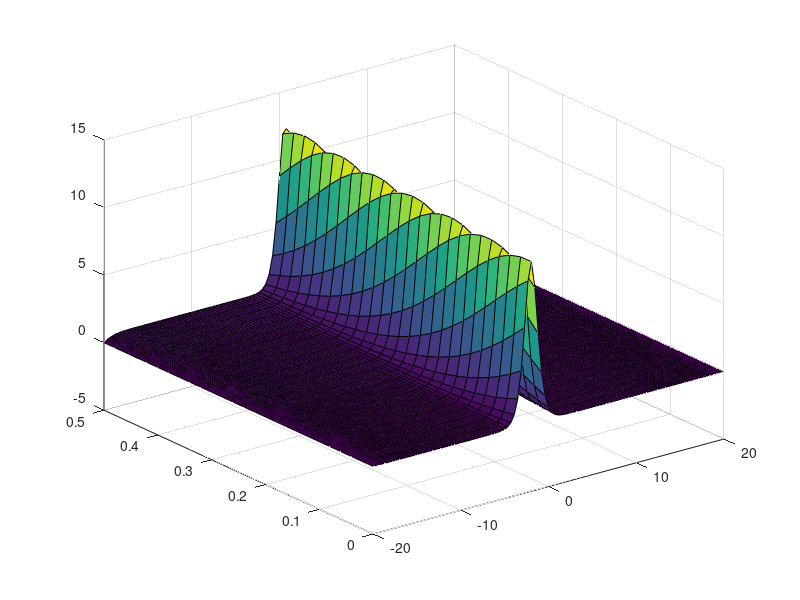

Here is the MATLAB script that generated this plot:
function [q,y,args] = optimizationKdV()
    
    ClearClose();

    args = CreateParameters();
    args.matrices = BuildMatrices(args);
    
%% Uncomment if you want to test one forward/backward simulation of a soliton    
   args.kappa = 1.0;
   args.x0 = -2.0;
   args.xend = 5.0;
   args.y0 = 12*args.kappa^2*sech(args.kappa*(args.chebyGL - args.x0)).^2;%valeurs aux chebypoints
   q = 1.0*ones(args.nmax+2, args.N+1);
   y = solveState(q,args);
   plottedsteps=1:2:size(y.spatial,1);
   [tg,xg] = meshgrid(args.tdata(plottedsteps),args.chebyGL(1:end));
   set(gcf,'Position',[200,200,1500,1000])
   surf(xg,tg,y.spatial(plottedsteps,:)');
%    p = solveAdjoint(q,y,args);
%    surf(xg,tg,p.spatial(plottedsteps,:)');


%% Uncomment if you want to test one forward simulation of a flow
%   encountering an isolated disturbance    
%    args.y0 = zeros(1,args.N+1);
%    q = 0.0*ones(args.nmax+2, args.N+1);
%    bumpvalue = 1.0;
%    bumpleft = args.N/2;
%    bumpright = args.N/2 + 5;
%    q(:,bumpleft) = bumpvalue;
%    q(:,bumpright) = -bumpvalue;
%    y = solveState(q,args);
%    plottedsteps=1:2:size(y.spatial,1);
%    [tg,xg] = meshgrid(args.tdata(plottedsteps),args.chebyGL(1:end));
%    set(gcf,'Position',[200,200,1500,1000])
%    surf(xg,tg,y.spatial(plottedsteps,:)');



%% Uncomment if you want to check gradient/hessian
%     q = 1.0*ones(args.nmax+2, args.N+1); 
%     CheckGradient(q, 100*q, @solveState, @solveAdjoint, ...
%         @computeJ, @computeJp, args);
%     CheckHessian(q, 100.0*q, @solveState, @solveAdjoint, ...
%         @solveTangent, @solveDFH, @computeJ, @computeJpp, args);

%% Uncomment if goal is: make a soliton vanish at fixed time
%     args.kappa = 1.0;
%     args.x0 = -2.0;
%     args.xend = 5.0;
%     % initial soliton
%     args.y0 = 12*args.kappa^2*sech(args.kappa*(args.chebyGL - args.x0)).^2;
%     args.dy0 = zeros(size(args.chebyGL));
%     % final observation shall be zero
%     args.yobs = zeros(1,args.N+1);
%     args.yspecobs = args.matrices.trialT\(args.yobs)';
    
%% Uncomment if goal is: make a wave generated by point sources vanish
%     q = 0.0*ones(args.nmax+2, args.N+1);
%     bumpvalue = 1.0;
%     bumpleft = args.N/2;
%     bumpright = args.N/2 + 5;
%     q(:,bumpleft) = bumpvalue;
%     q(:,bumpright) = -bumpvalue;
%     y = solveState(q,args);
%     args.y0 = y.spatial(end,:);
%     args.dy0 = zeros(size(args.chebyGL));
%     args.yobs = zeros(1,args.N+1);
%     args.yspecobs = args.matrices.trialT\(args.yobs)';

%% Uncomment if goal is: create a specific wave at final time
%     q = 0.0*ones(args.nmax+2, args.N+1);
%     bumpvalue = 10.0;
%     bumpleft = args.N/2;
%     bumpright = args.N/2 + 5;
%     q(:,bumpleft) = bumpvalue;
%     q(:,bumpright) = -bumpvalue;
%     args.y0 = zeros(1,args.N+1);
%     y = solveState(q,args);
%     args.dy0 = zeros(size(args.chebyGL));
%     args.yobs = y.spatial(end,:);
%     args.yspecobs = args.matrices.trialT\(args.yobs)';


    
%%  Start of the continuation strategy
%     fprintf('Continuation strategy...\n');
%     
%     q = zeros(args.nmax+2,args.N+1);%initialization of the control
%     
%     for i=1:size(args.gammaArray,2)
%         gamma = args.gammaArray(i);% regularization term in 1/gamma
%         fprintf('gamma = %d \n', gamma);
%         update = 1;
%         iter=0;
% 
%         y = solveState(q,args);% one forward simulation for y
%         p = solveAdjoint(q,y,args);% one backward simulation for p
%         
%         L2NormInTimeP = sqrt(args.dt*sum((p.spatial).*(p.spatial)));
%         for k=1:(args.N+1)    % check norm 0           
%             if (L2NormInTimeP(k) <= args.epsilon)
%                 L2NormInTimeP(k) = args.alpha - args.epsilon;
%             end
%         end   
%         ActiveSet = repmat(L2NormInTimeP > args.alpha,args.nmax+2,1);
%         F = q - gamma/2*repmat(max(0,1-args.alpha./L2NormInTimeP),...
%             args.nmax+2,1).*(p.spatial);
%         normF = sqrt(sum(args.dt*sum(F.^2)))
%         if (normF<args.tolNewton)
%                 update = 0;
%         end
% 
%         while(update) %% Newton loop
%             profile on;
% 
%             iter = iter+1;
%             fprintf('Semi-smooth Newton method, gamma = %d, iteration %d\n',...
%                 gamma, iter);
%             beta = 1;
%             GradF = @(dq) ComputeOptCondGradient(q,dq,y,p,...
%                         L2NormInTimeP,ActiveSet,gamma,...
%                         @solveTangent,@solveDFH,args);
% 
%             [dq,success,residual,itermeth] = gmres(GradF,-F(:),[],10^-7);
%             q = q + beta*reshape(dq,args.nmax+2,args.N+1);
% 
%             y = solveState(q,args);% one forward simulation for y
%             p = solveAdjoint(q,y,args);% one backward simulation for p
%             
%             L2NormInTimeP = sqrt(args.dt*sum((p.spatial).*(p.spatial)));
%             for k=1:(args.N+1)    % check norm 0           
%                 if (L2NormInTimeP(k) <= args.epsilon)
%                     L2NormInTimeP(k) = args.alpha - args.epsilon;
%                 end
%             end
%             ActiveSet = repmat(L2NormInTimeP > args.alpha,args.nmax+2,1);
%             F = q - gamma/2*repmat(max(0,1-args.alpha./L2NormInTimeP),...
%                 args.nmax+2,1).*(p.spatial);
%             normFprev = normF;
%             normF = sqrt(sum(args.dt*sum(F.^2)))
%             if((normF < args.tolNewton) || (iter > args.iterNewton) || ...
%                     abs(normF - normFprev) < 1e-4)
%                 update = 0;
%             end
%         end % end Newton loop
%         myvisu(y.spatial,p.spatial,q,gamma,args);
%     end % end gamma loop
end

function ClearClose()   
    % Close all figures including those with hidden handles
    close all hidden;

    % Store all the currently set breakpoints in a variable
    temporaryBreakpointData=dbstatus('-completenames');

    % Clear functions and their persistent variables (also clears breakpoints 
    % set in functions)
    clear functions;

    % Restore the previously set breakpoints
    dbstop(temporaryBreakpointData);

    % Clear global variables
    clear global;

    % Clear variables (including the temporary one used to store breakpoints)
    clear variables;
end

function args = CreateParameters()

    % Mesh
    args.D = 20; %domain is -50..50
    args.N = 160; %number of poinys
    args.k = args.N:-1:0;

    %Creation of Chebyshev Gauss-Lobatto points - our nodal basis
    args.chebyGL = cos(args.k*pi/args.N)*args.D;
    args.npoints = size(args.chebyGL,2);
    args.spacestep = [(args.chebyGL(2:end) - args.chebyGL(1:end-1))] ;

    %time argseters
    args.dt = 0.01;% time step for simulation
    args.tmax = 0.5;% maximum time for simulation
    args.nmax = round(args.tmax/args.dt);% induced number of time steps
    args.tdata = args.dt*(0:1:(args.nmax+1));

    % Optimization argseters
    args.alpha = 0.1;
    args.iterNewton = 20;
    args.tolNewton = 1e-5;
    args.epsilon = 1e-8;

    % Continuation strategy
    args.gammaArray = 2.^[1:20];
    %[10 100 500 1000 3000 7000 10000 30000 70000 100000 250000 500000 750000 1000000];

    % Misc
    args.coeffNL = 1.0;

    % Optimization stuff (for fsolve)
    args.optimOpt.TolFun = 1e-10;
    args.optimOpt.Jacobian = 'on';
    args.optimOpt.DerivativeCheck = 'off';
    args.optimOpt.Display = 'off';
    %optimOpt.Algorithm = 'levenberg-marquardt';
    args.optimOpt.JacobMult = [];
    
    % default init
    args.y0 = zeros(1,args.N+1);
    args.dy0 = zeros(1,args.N+1);
    args.yobs = zeros(args.nmax+2,args.N+1);
    args.yspecobs = zeros(1,args.N-2)';
    args.q = 0.0*ones(args.nmax+1, args.N+1);

end

function matrices = BuildMatrices(args)

    % Creation of Legendre polynomia
    LP = zeros(args.N+1, args.npoints);
    for i=0:args.N
    aux = legendre(i,args.chebyGL/args.D);
    LP(i+1,:) = aux(1,:);
    end

    % Creation of basis funtions for the dual petrov galerkin method - our spectral basis
    LP0 = LP(1:end-3,:);
    LP1 = LP(2:end-2,:);
    LP2 = LP(3:end-1,:);
    LP3 = LP(4:end,:);
    j = 0:(args.N-3);
    jm1 = 1:(args.N-2);
    jm2 = 2:(args.N-1);
    jm3 = 3:args.N;
    j1 = -1:(args.N-4);
    j2 = -2:(args.N-5);
    j3 = -3:(args.N-6);

    coeff = (2*j+3)./(2*j+5);
    diagcoeff = spdiags(coeff',0,args.N-2,args.N-2);
    LP1 = diagcoeff*LP1;
    LP3 = diagcoeff*LP3;
    trial = LP0 - LP1 - LP2 + LP3;
    test = LP0 + LP1 - LP2 - LP3;

    % Creation of the matrices

    % mass matrix
    mdiag0 = 2./(2*j+1) - 2*(2*j+3)./((2*j+5).^2) + 2./(2*j+5) - ...
        2*(2*j+3).^2./((2*j+7).*(2*j+5).*(2*j+5));
    mdiag1 = 6./(2*j1+7);
    mdiag2 = -2./(2*j2+5)+2*(2*j2+3)./((2*j2+5).*(2*j2+9));
    mdiag3 = -2*(2*j3+3)./((2*j3+5).*(2*j3+7));
    mdiagm1 = -6./(2*jm1+5);
    mdiagm2 = -2./(2*jm2+1) + 2*(2*jm2-1)./((2*jm2+1).*(2*jm2+5));
    mdiagm3 = 2*(2*jm3-3)./((2*jm3-1).*(2*jm3+1));
    M =args.D*spdiags([mdiagm3' mdiagm2' mdiagm1' mdiag0' mdiag1' mdiag2' mdiag3'],...
        -3:3, args.N-2, args.N-2);

    % matrix for linear transport term 
    pdiag0 = 4*(2*j+3)./(2*j+5);
    pdiag1 = -8./(2*j1+7);
    pdiag2 = -2*(2*j2+3)./(2*j2+5);
    pdiagm1 = 8./(2*jm1+5);
    pdiagm2 = -2*(2*jm2-1)./(2*jm2+1);
    P = spdiags([pdiagm2' pdiagm1' pdiag0' pdiag1' pdiag2'],...
        -2:2, args.N-2, args.N-2);

    % matrix for 3rd order term
    sdiag0 =2*(2*j+3).^2;
    S = 1.0/(args.D^2)*spdiags(sdiag0',0,args.N-2,args.N-2);

    % mass matrix for trial basis only (to compute adjoint)
    adiag0 = -2./(2*j+5) + 8./(2*j+7) + 2./(2*j+1);
    adiag1 = -2./(2*j1+5) + 2./(2*j1+7) - 2*(2*j1+3)./((2*j1+5).*(2*j1+7));
    adiag2 = -2./(2*j2+5) - 2*(2*j2+3)./((2*j2+5).*(2*j2+9));
    adiag3 = 2*(2*j3+3)./((2*j3+5).*(2*j3+7));
    adiagm1 = -2./(2*j+5) + 2./(2*j+7) - 2*(2*j+3)./((2*j+5).*(2*j+7));
    adiagm2 = -2./(2*j+5) - 2*(2*j+3)./((2*j+5).*(2*j+9));
    adiagm3 = 2*(2*j+3)./((2*j+5).*(2*j+7));
    A = args.D*spdiags([adiagm3' adiagm2' adiagm1' adiag0' adiag1' adiag2' adiag3'], ...
        -3:3, args.N-2, args.N-2);

    % Fill in the structure
    matrices.A = A;
    matrices.M = M;
    matrices.MTInv = inv(matrices.M');
    matrices.S = S;
    matrices.P = P;
    matrices.test = test;
    matrices.trial = trial;
    matrices.testT = test';
    matrices.trialT = trial';
    matrices.Imp = matrices.M - 0.5*args.dt*matrices.P + 0.5*args.dt*matrices.S;
    matrices.Exp = matrices.M + 0.5*args.dt*matrices.P - 0.5*args.dt*matrices.S;
    matrices.ImpT = matrices.M' - 0.5*args.dt*matrices.P' + 0.5*args.dt*matrices.S';
    matrices.ExpT = matrices.M' + 0.5*args.dt*matrices.P' - 0.5*args.dt*matrices.S';
    matrices.trialTInv = pinv(matrices.trialT);
    matrices.Pdt = 0.5*args.dt*0.5*matrices.P;
    matrices.trialTInvTPT = (matrices.trialTInv')*(matrices.P');
    matrices.solverexp=args.coeffNL*0.5*args.dt*0.5*matrices.P*matrices.trialTInv;
    matrices.solver=args.coeffNL*matrices.Pdt*matrices.trialTInv;
    matrices.solvertangent = args.coeffNL*0.5*args.dt*matrices.P*matrices.trialTInv;
    matrices.solvertangentadjoint = args.coeffNL*0.5*args.dt*matrices.trial;
    matrices.sizeTA = size(matrices.trialTInvTPT,2);
    matrices.sizeT = size(matrices.trialT,2);

end

%% %%%%%%%%%%%%%%%% solveState functions %%%%%%%%%%%%%%%%
function y = solveState(q, args)

    nmax=args.nmax;
    N=args.N;
    matrices = args.matrices;

    yspec0 = matrices.trialT\(args.y0)';

    qspec = matrices.trialT\q';%zeros(nmax+1, N-2);
    qspec=qspec';

    y.spatial = zeros(nmax+2,N+1);
    y.spec = zeros(nmax+2,N-2);
    y.spatial(1,:) = args.y0;
    y.spec(1,:) = yspec0;
    %% Time loop
    yspecm1 = yspec0;
    for i=2:nmax+2
        b = explicitpart(yspecm1,qspec(i,:)', qspec(i-1,:)',args);
        yspeci = fsolve(@(x) fsolverFun(x,b,args),yspecm1,args.optimOpt);
        yi = matrices.trialT*yspeci;
        yspecm1 = yspeci;
        y.spec(i,:) = yspeci';
        y.spatial(i,:) = yi';
    end
end

function f = explicitpart(y,qn,qnm1,args)
    matrices = args.matrices;
    f = matrices.Exp*y...
       + matrices.solverexp*((matrices.trialT*y).^2)...
       + 0.5*args.dt*(matrices.M)*qn + 0.5*args.dt*(matrices.M)*qnm1;
end

function [F,J] = fsolverFun(u, b, args)
    matrices = args.matrices;
    Tu = matrices.trialT*u;
    F = matrices.Imp*u - matrices.solver*(Tu.^2) - b;
    J = matrices.Imp - 2.0*matrices.solver*(repmat(Tu, 1, size(matrices.trialT,2)).*matrices.trialT);
end

%% %%%%%%%%%%%%%%%% solveAdjoint functions %%%%%%%%%%%%%%%%
function p = solveAdjoint(q,y,args)
    dt=args.dt;
    nmax=args.nmax;
    N=args.N;
    matrices = args.matrices;

    yspecrev = y.spec(end:-1:1,:);

    %first step
    b = -matrices.A*(y.spec(end,:)' - args.yspecobs);
    pspec0 = fsolve(@(x) fsolverFunAdjoint(x,yspecrev(1,:)',b,args),...
        y.spec(end,:)',args.optimOpt);
    p0 = matrices.testT*pspec0;
    p.spatial = zeros(nmax+2,N+1);
    p.spec = zeros(nmax+2,N-2);
    p.spatial(1,:) = p0;
    p.spec(1,:) = pspec0;

    %% Time loop
    pspec1 = pspec0;
    for i=2:nmax+1
        b = explicitpartAdjoint(pspec1,yspecrev(i,:)',args);
        pspec = fsolve(@(x) fsolverFunAdjoint(x,yspecrev(i,:)',b,...
           args),pspec1,args.optimOpt);
        pp = matrices.testT*pspec;
        pspec1 = pspec;
        p.spec(i,:) = pspec';
        p.spatial(i,:) = pp';
    end
     pspecend = matrices.MTInv*(matrices.ExpT*p.spec(nmax+1,:)' +...
         0.5*dt*matrices.trial*((matrices.trialT*y.spec(1,:)').*...
         (matrices.trialTInvTPT*p.spec(nmax+1,:)')));
     pend = matrices.testT*pspecend;
     p.spec(end,:) = pspecend';
     p.spatial(end,:) = pend';
 
     p.spec = p.spec(end:-1:1,:);
     p.spatial = p.spatial(end:-1:1,:);
end

function f = explicitpartAdjoint(p,u,args)
    matrices = args.matrices;
    Tu = matrices.trialT*u;
    Tp = matrices.trialTInvTPT*p;
    f = matrices.ExpT*p + args.coeffNL*0.5*args.dt*matrices.trial*...
        (Tu.*Tp);
end

function [F,J] = fsolverFunAdjoint(p,y,b,args)
    matrices = args.matrices;
    Ty = matrices.trialT*y;
    Tp = matrices.trialTInvTPT*p;
    F = matrices.ImpT*p - args.coeffNL*0.5*args.dt*matrices.trial*(Ty.*Tp) - b;
    J = matrices.ImpT - args.coeffNL*0.5*args.dt*matrices.trial*...
        (repmat(Ty,1,size(matrices.trialTInvTPT,2)).*matrices.trialTInvTPT);
end

%% %%%%%%%%%%%%%%%% CheckGradient functions %%%%%%%%%%%%%%%%
function j = computeJ(q,y,args)
    p = (y.spec(end,:)-args.yspecobs');
    j = 0.5*p*(args.matrices.A*p');
end

function g = computeJp(dq,q,y,p,args)
    nmax = args.nmax;
    dt = args.dt;
    M = args.matrices.M;
    g = 0.0;
    
    for i=2:nmax+2
       pspeci = p.spec(i,:);
       q1 = dq(i,:);
       q2 = dq(i-1,:);
       qspec1 = args.matrices.trialT\q1';
       qspec2 = args.matrices.trialT\q2';
       g = g - 0.5*dt*pspeci*M*qspec1 - 0.5*dt*pspeci*M*qspec2;
    end
end

%% %%%%%%%%%%%%%%%% solveTangent functions %%%%%%%%%%%%%%%%
function dy = solveTangent(q, y, dq, args)
    nmax = args.nmax;
    N = args.N;
    matrices = args.matrices;
    
    dyspec0 = matrices.trialT\args.dy0';
    dqspec = matrices.trialT\dq';
    dqspec=dqspec';

    dy.spatial = zeros(nmax+2,N+1);
    dy.spec = zeros(nmax+2,N-2);
    dy.spatial(1,:) = args.dy0;
    dy.spec(1,:) = dyspec0;
    %% Time loop
    dyspecm1 = dyspec0;
        for i=2:nmax+2
            b = explicitpartTangent(dyspecm1,y.spec(i-1,:)',...
                dqspec(i,:)',dqspec(i-1,:)',args);
            dyspeci = fsolve(@(x) fsolverFunTangent(y.spec(i,:)',x,b,args)...
                ,dyspecm1,args.optimOpt);
            dyi = matrices.trialT*dyspeci;
            dyspecm1 = dyspeci;
            dy.spec(i,:) = dyspeci;
            dy.spatial(i,:) = dyi;
        end
end

function f = explicitpartTangent(dyspec,yspec,dqn,dqnp1,args)
    matrices = args.matrices;
    dt = args.dt;
    f = matrices.Exp*dyspec...
       + args.coeffNL*0.5*dt*matrices.P*...
       (matrices.trialTInv*((matrices.trialT*yspec).*...
       (matrices.trialT*dyspec)))...
       + 0.5*dt*(matrices.M)*dqn + 0.5*dt*(matrices.M)*dqnp1;
end

function [F,J] = fsolverFunTangent(yspec,dy,b,args)
    matrices = args.matrices;
    Ty = matrices.trialT*yspec;
    Tdy = matrices.trialT*dy;
    F = matrices.Imp*dy - matrices.solvertangent*(Ty.*Tdy) - b;
    J = matrices.Imp - matrices.solvertangent*...
        (repmat(Ty,1,matrices.sizeT).*matrices.trialT);
end

%% %%%%%%%%%%%%%%%% solveDFH functions %%%%%%%%%%%%%%%%
function dp = solveDFH(q, y, p, dq, dy, args)
    dt=args.dt;
    nmax=args.nmax;
    N=args.N;
    matrices = args.matrices;

    yspecrev = y.spec(end:-1:1,:);
    dyspecrev = dy.spec(end:-1:1,:);
    pspecrev = p.spec(end:-1:1,:);

    %first step
    b = -matrices.A*dyspecrev(1,:)' + args.coeffNL*0.5*dt*matrices.trial*...
        (matrices.trialT*dyspecrev(1,:)'.*...
        (matrices.trialTInvTPT*pspecrev(1,:)'));
    dpspec0 = fsolve(@(x) fsolverFunDFH(x,yspecrev(1,:)',b,args),...
        zeros(args.N-2,1),args.optimOpt);
    dp0 = matrices.testT*dpspec0;
    dp.spatial = zeros(nmax+2,N+1);
    dp.spec = zeros(nmax+2,N-2);
    dp.spatial(1,:) = dp0;
    dp.spec(1,:) = dpspec0;

    %% Time loop
    dpspecm1 = dpspec0;
      for i=2:nmax+1
       b = explicitpartDFH(dpspecm1,pspecrev(i-1,:)',...
           pspecrev(i,:)', ...
           dyspecrev(i,:)',yspecrev(i,:)',args);
       dpspeci = fsolve(@(x) fsolverFunDFH(x,yspecrev(i,:)',b,args),...
           dpspecm1,args.optimOpt);
       dpi = matrices.testT*dpspeci;
       dpspecm1 = dpspeci;
       dp.spec(i,:) = dpspeci;
       dp.spatial(i,:) = dpi;
      end

    %last step
    dpspecend = matrices.MTInv*(  matrices.ExpT*dp.spec(nmax+1,:)' +...
        args.coeffNL*0.5*dt*matrices.trial*(...
          (matrices.trialT*yspecrev(end,:)').*...
          (matrices.trialTInvTPT*dp.spec(nmax+1,:)')...
        + (matrices.trialT*dyspecrev(end,:)').*...
        (matrices.trialTInvTPT*pspecrev(nmax+1,:)')...
                                )   );
    dpend = matrices.testT*dpspecend;
    dp.spec(end,:) = dpspecend;
    dp.spatial(end,:) = dpend;

    dp.spec = dp.spec(end:-1:1,:);
    dp.spatial = dp.spatial(end:-1:1,:);

end

function f = explicitpartDFH(dp,pexp,pimp,dy,y,args)
    matrices = args.matrices;
    Tdy = matrices.trialT*dy;
    Tdp = matrices.trialTInvTPT*dp;
    Ty = matrices.trialT*y;
    Tpexp = matrices.trialTInvTPT*pexp;
    Tpimp = matrices.trialTInvTPT*pimp;
    nltermexp = args.coeffNL*0.5*args.dt*matrices.trial*...
        (Tdy.*Tpexp + Ty.*Tdp);
    nltermimp = args.coeffNL*0.5*args.dt*matrices.trial*(Tdy.*Tpimp);
    f = matrices.ExpT*dp + nltermexp + nltermimp;
end

function [F,J] = fsolverFunDFH(dp,y,b,args)
    matrices = args.matrices;
    Ty = matrices.trialT*y;
    Tdp = matrices.trialTInvTPT*dp;
    F = matrices.ImpT*dp - matrices.solvertangentadjoint*(Ty.*Tdp) - b;
    J = matrices.ImpT - matrices.solvertangentadjoint*...
        (repmat(Ty,1,matrices.sizeTA).*matrices.trialTInvTPT);
end

%% %%%%%%%%%%%%%%%% CheckHessian functions %%%%%%%%%%%%%%%%
function h = computeJpp(q, y, p, dq, dy, dp, args)
    nmax=args.nmax;
    dt=args.dt;
    matrices = args.matrices;
    M = matrices.M;
    h=0.0;
    for i=2:nmax+2
        dpspeci = dp.spec(i,:);
        dq1 = dq(i,:);
        dq2 = dq(i-1,:);
        dqspec1 = matrices.trialT\dq1';
        dqspec2 = matrices.trialT\dq2';
        h = h - 0.5*dt*dpspeci*M*dqspec1 - 0.5*dt*dpspeci*M*dqspec2;
    end
end

%% %%%%%%%%%%%%%%%% Misc %%%%%%%%%%%%%%%%
function GradF = ComputeOptCondGradient(q,dq,y,p,...
                        L2NormInTimeP,ActiveSet,gamma,...
                        solveTangent,solveDFH,args)
    nmax=args.nmax;
    N=args.N;
    dt=args.dt;
    dq = reshape(dq,nmax+2,N+1);
    dy = solveTangent(q,y,dq,args);
    dp = solveDFH(q,y,p,dq,dy,args);

    grad1 = repmat(max(0,1-args.alpha./L2NormInTimeP),nmax+2,1).*...
        (dp.spatial);
    grad2 = args.alpha*ActiveSet.*...
        repmat(dt*sum((p.spatial).*(dp.spatial))./(L2NormInTimeP.^3),...
        nmax+2,1).*(p.spatial);
    GradF = dq - 0.5*gamma*(grad1 + grad2);
    GradF = GradF(:);
end


function myvisu(y,p,q,gamma,args,plottedsteps)
    %% 3D - Vizualization
    plottedsteps=1:2:size(y,1);
    [tg,xg] = meshgrid(args.tdata(plottedsteps),args.chebyGL(1:end));
    
    subplot(2,2,1), surf(xg,tg,y(plottedsteps,:)');
    xlabel('x');ylabel('Time');zlabel('State variable y');
    title('State Variable y');
    %axis([-16,16,0,0.5,-1.5,1.5]);
    view(-16,10);
    shading interp;
    
    subplot(2,2,2), surf(xg,tg,p(plottedsteps,:)');
    xlabel('x');ylabel('Time');zlabel('Adjoint variable p');
    title('Adjoint state');
    %axis([-16,16,0,0.5,-0.1,0.1]);
    view(-16,10);
    shading interp;
    
    subplot(2,2,3), surf(xg,tg,q(plottedsteps,:)');
    xlabel('x');ylabel('Time');zlabel('Control variable q');
    title('Current Control');
    %axis([-16,16,0,0.5,-2,3]);
    view(-16,10);
    shading interp;
    
    subplot(2,3,6), plot(args.chebyGL(1:end),y(end,:)-args.yobs);
    xlabel('x');zlabel('Y - Yobs');
    title('Error');

    str = sprintf('Continuation strategy, gamma = %d', gamma);
    suptitle(str);
end

function exportPgfplot3d(filename,xg,tg,var,gamma,args)
    fichier=fopen(strcat(filename,num2str(gamma),'.txt'),'w+');
    fmt=['%6.4f %6.4f %6.4f\n'];
    var2=var(plottedsteps,:)';
    n=size(Y2,1);
    for l=1:size(Y2,2)
        x=xg(:,l);
        t=tg(:,l);
        vec=var2(:,l);
        fprintf(fichier,fmt,[x t vec]');
        fprintf(fichier,'\n');
    end
    fclose(fichier);
end

function exportPgfplot2d(filename,x,var,gamma,args)
    fichier=fopen(strcat(filename,num2str(gamma),'.txt'),'w+');    
    fmt=['%6.4f %6.4f\n'];
    fprintf(fichier,fmt,[x var]');
    fprintf(fichier,'\n');
    fclose(fichier);
end